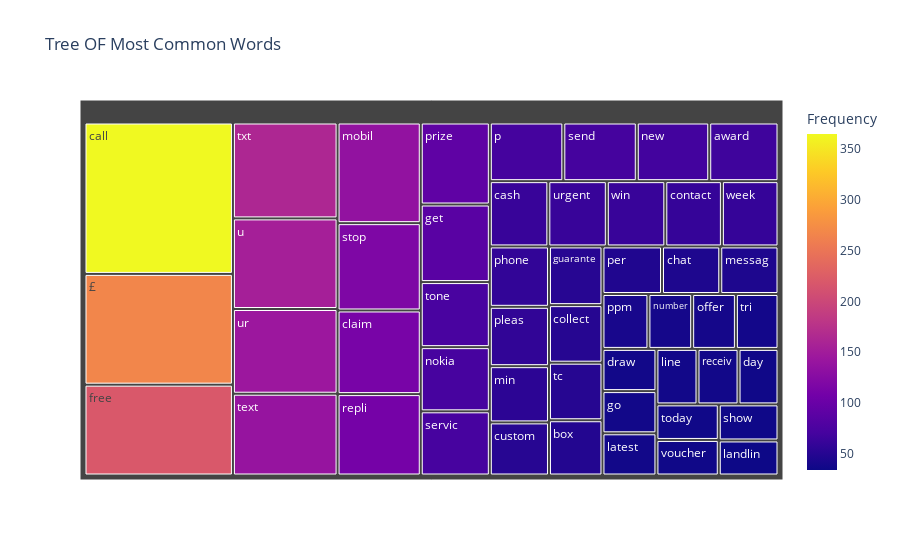

The notebook cell this image was saved under:
### Code cell
fig=px.treemap(df,path=['Word'],values='Frequency',title='Tree OF Most Common Words',color='Frequency')
fig.show()

### Figure 1 — Plotly figure (JSON) as saved in the notebook; plotly's stock layout.template omitted (floating-point values rounded to 4 significant figures)
{"data": [{"branchvalues": "total", "customdata": [[66], [48], [365], [62], [45], [113], [50], [60], [51], [36], [37], [219], [87], [37], [51], [34], [37], [37], [45], [54], [136], [69], [72], [39], [39], [70], [46], [58], [57], [41], [92], [37], [110], [70], [72], [35], [118], [50], [139], [36], [73], [38], [163], [154], [144], [62], [36], [60], [62], [267]], "domain": {"x": [0, 1], "y": [0, 1]}, "hovertemplate": "labels=%{label}<br>Frequency_sum=%{value}<br>parent=%{parent}<br>id=%{id}<br>Frequency=%{color}<extra></extra>", "ids": ["award", "box", "call", "cash", "chat", "claim", "collect", "contact", "custom", "day", "draw", "free", "get", "go", "guarante", "landlin", "latest", "line", "messag", "min", "mobil", "new", "nokia", "number", "offer", "p", "per", "phone", "pleas", "ppm", "prize", "receiv", "repli", "send", "servic", "show", "stop", "tc", "text", "today", "tone", "tri", "txt", "u", "ur", "urgent", "voucher", "week", "win", "£"], "labels": ["award", "box", "call", "cash", "chat", "claim", "collect", "contact", "custom", "day", "draw", "free", "get", "go", "guarante", "landlin", "latest", "line", "messag", "min", "mobil", "new", "nokia", "number", "offer", "p", "per", "phone", "pleas", "ppm", "prize", "receiv", "repli", "send", "servic", "show", "stop", "tc", "text", "today", "tone", "tri", "txt", "u", "ur", "urgent", "voucher", "week", "win", "£"], "marker": {"coloraxis": "coloraxis", "colors": [66, 48, 365, 62, 45, 113, 50, 60, 51, 36, 37, 219, 87, 37, 51, 34, 37, 37, 45, 54, 136, 69, 72, 39, 39, 70, 46, 58, 57, 41, 92, 37, 110, 70, 72, 35, 118, 50, 139, 36, 73, 38, 163, 154, 144, 62, 36, 60, 62, 267]}, "name": "", "parents": ["", "", "", "", "", "", "", "", "", "", "", "", "", "", "", "", "", "", "", "", "", "", "", "", "", "", "", "", "", "", "", "", "", "", "", "", "", "", "", "", "", "", "", "", "", "", "", "", "", ""], "type": "treemap", "values": [66, 48, 365, 62, 45, 113, 50, 60, 51, 36, 37, 219, 87, 37, 51, 34, 37, 37, 45, 54, 136, 69, 72, 39, 39, 70, 46, 58, 57, 41, 92, 37, 110, 70, 72, 35, 118, 50, 139, 36, 73, 38, 163, 154, 144, 62, 36, 60, 62, 267]}], "layout": {"coloraxis": {"colorbar": {"title": {"text": "Frequency"}}, "colorscale": [[0, "#0d0887"], [0.1111, "#46039f"], [0.2222, "#7201a8"], [0.3333, "#9c179e"], [0.4444, "#bd3786"], [0.5556, "#d8576b"], [0.6667, "#ed7953"], [0.7778, "#fb9f3a"], [0.8889, "#fdca26"], [1, "#f0f921"]]}, "legend": {"tracegroupgap": 0}, "title": {"text": "Tree OF Most Common Words"}}}
